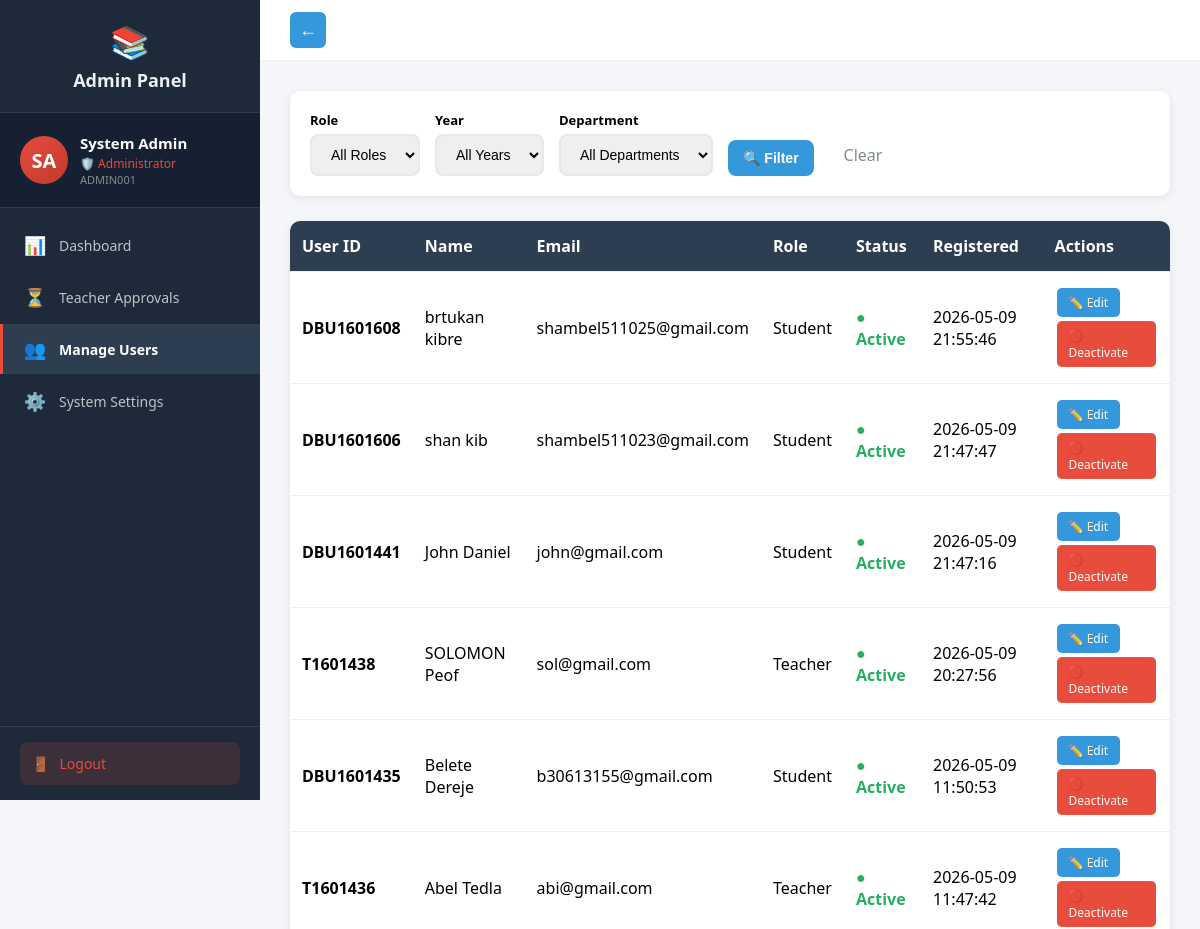
/admin/users (signed in, upper part), run on an earlier commit of the app's database.
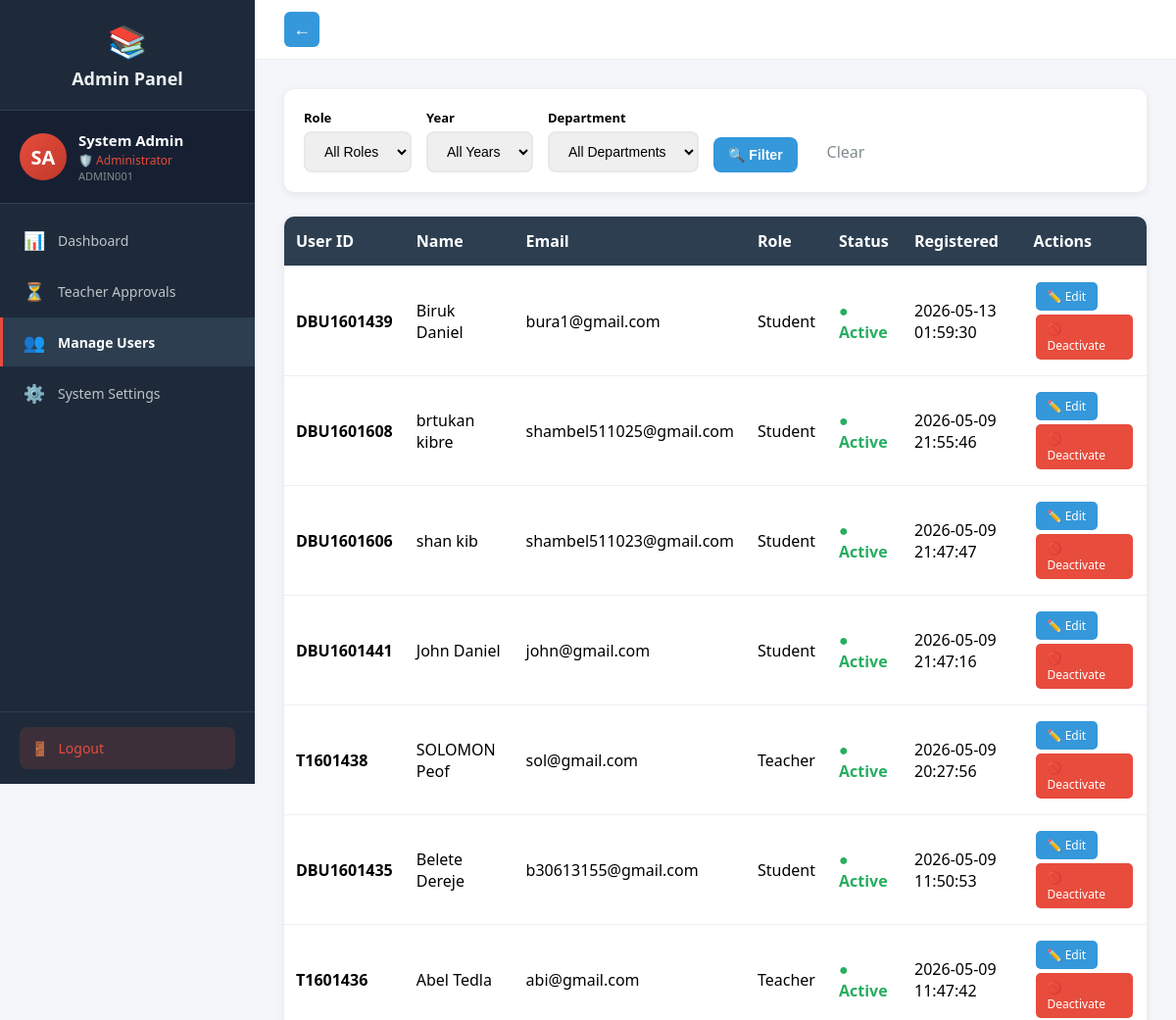
And on a later commit of the database.
### tables this page shows
CREATE TABLE users (
            id INTEGER PRIMARY KEY AUTOINCREMENT,
            user_id TEXT UNIQUE NOT NULL,
            first_name TEXT NOT NULL,
            last_name TEXT NOT NULL,
            email TEXT UNIQUE NOT NULL,
            password_hash TEXT NOT NULL,
            role TEXT NOT NULL,
            is_approved INTEGER DEFAULT 0,
            created_at TIMESTAMP DEFAULT CURRENT_TIMESTAMP
        );

### routes_admin.py (the view)
@admin_bp.route('/users', endpoint='manage_users')
@login_required
def manage_users():
    if current_user.role != 'admin':
        return redirect(url_for('auth.login'))
    conn = get_db()
    cur = conn.cursor()
    role_filter = request.args.get('role', '').strip()
    year_filter = request.args.get('year', '').strip()
    dept_filter = request.args.get('department', '').strip()
    query = "SELECT id, user_id, first_name, last_name, email, role, is_approved, created_at FROM users WHERE 1=1"
    params = []
    if role_filter:
        query += " AND role = ?"
        params.append(role_filter)
    query += " ORDER BY created_at DESC"
    cur.execute(query, params)
    all_users = cur.fetchall()
    filtered_users = []
    for u in all_users:
        include = True
        if year_filter and u['role'] == 'student':
            cur.execute("SELECT year FROM students WHERE user_id = ?", (u['id'],))
            row = cur.fetchone()
            if not row or str(row[0]) != year_filter:
                include = False
        if dept_filter and u['role'] == 'student':
            cur.execute("SELECT department FROM students WHERE user_id = ?", (u['id'],))
            row = cur.fetchone()
            if not row or row[0] != dept_filter:
                include = False
        if year_filter and u['role'] == 'teacher':
            cur.execute("SELECT years FROM teachers WHERE user_id = ?", (u['id'],))
            row = cur.fetchone()
            if not row or year_filter not in row[0]:
                include = False
        if dept_filter and u['role'] == 'teacher':
            cur.execute("SELECT departments FROM teachers WHERE user_id = ?", (u['id'],))
            row = cur.fetchone()
            if not row or dept_filter not in row[0]:
                include = False
        if include:
            filtered_users.append(u)
    depts = set()
    cur.execute("SELECT department FROM students")
    for row in cur.fetchall():
        if row[0]: depts.add(row[0])
    cur.execute("SELECT departments FROM teachers")
    for row in cur.fetchall():
        if row[0]:
            for d in row[0].split(','):
                depts.add(d.strip())
    departments = sorted(list(depts))
    years = set()
    cur.execute("SELECT year FROM students")
    for row in cur.fetchall():
        if row[0]: years.add(str(row[0]))
    cur.execute("SELECT years FROM teachers")
    for row in cur.fetchall():
        if row[0]:
            for y in row[0].split(','):
                years.add(y.strip())
    years = sorted(list(years))
    conn.close()
    return render_template('admin/users.html', users=filtered_users, departments=departments, years=years,
                         role_filter=role_filter, year_filter=year_filter, dept_filter=dept_filter)

### auth.py (called while the page is built)
def get_db():
    conn = sqlite3.connect('assignments.db')
    conn.row_factory = sqlite3.Row
    return conn

@login_manager.user_loader
def load_user(user_id):
    conn = get_db()
    cur = conn.cursor()
    cur.execute("SELECT id, user_id, first_name, last_name, email, role, is_approved FROM users WHERE id = ?", (user_id,))
    user = cur.fetchone()
    cur.close()
    conn.close()
    if user:
        from flask_login import UserMixin
        class User(UserMixin):
            pass
        u = User()
        u.id = user['id']
        u.user_id = user['user_id']
        u.first_name = user['first_name']
        u.last_name = user['last_name']
        u.email = user['email']
        u.role = user['role']
        u.is_approved = user['is_approved']
        return u
    return None

### routes_admin.py (called while the page is built)
def get_db():
    conn = sqlite3.connect('assignments.db')
    conn.row_factory = sqlite3.Row
    return conn

### templates/admin/users.html (shortened to what this page needs)
{% extends "admin_base.html" %}
{% block content %}
<div class="filter-bar">
    <form method="GET" style="display:flex; gap:15px; align-items:end; flex-wrap:wrap;">
        <div>
            <label style="font-weight:600; font-size:13px; display:block; margin-bottom:5px;">Role</label>
            <select name="role" onchange="this.form.submit()">
                <option value="">All Roles</option>
            </select>
        </div>
        <div>
            <label style="font-weight:600; font-size:13px; display:block; margin-bottom:5px;">Year</label>
            <select name="year" onchange="this.form.submit()">
                <option value="">All Years</option>
            </select>
        </div>
        <div>
            <label style="font-weight:600; font-size:13px; display:block; margin-bottom:5px;">Department</label>
            <select name="department" onchange="this.form.submit()">
                <option value="">All Departments</option>
            </select>
        </div>
        <button type="submit">🔍 Filter</button>
        <a href="/admin/users" style="padding:10px 15px; color:#7f8c8d; text-decoration:none;">Clear</a>
    </form>
</div>
<table>
    <tr>
        <th>User ID</th><th>Name</th><th>Email</th><th>Role</th><th>Status</th><th>Registered</th><th>Actions</th>
    </tr>
    {% for u in users %}
    <tr>
        <td><strong>{{ u[1] }}</strong></td>
        <td>{{ u[2] }} {{ u[3] }}</td>
        <td>{{ u[4] }}</td>
        <td><span style="text-transform:capitalize;">{{ u[5] }}</span></td>
        <td>
            {% if u[6] %}
                <span class="status-active">● Active</span>
            {% else %}
                <span class="status-inactive">● Inactive</span>
            {% endif %}
        </td>
        <td>{{ u[7] if u[7] else '' }}</td>
        <td>
            <a href="/admin/edit-user/{{ u[0] }}" class="btn btn-primary">✏️ Edit</a>
            <a href="/admin/toggle-user/{{ u[0] }}" class="btn {{ 'btn-danger' if u[6] else 'btn-warning' }}">
                {{ '🚫 Deactivate' if u[6] else '✅ Activate' }}
            </a>
        </td>
    </tr>
    {% endfor %}
</table>
{% endblock %}

What changed in the data, as far as the page shows it:
added users: user "DBU1601439", first_name "Biruk", last_name "Daniel", email "bura1@gmail.com", role "Student", shows "● Active", created_at "2026-05-13 01:59:30", is_approved "🚫 Deactivate"
